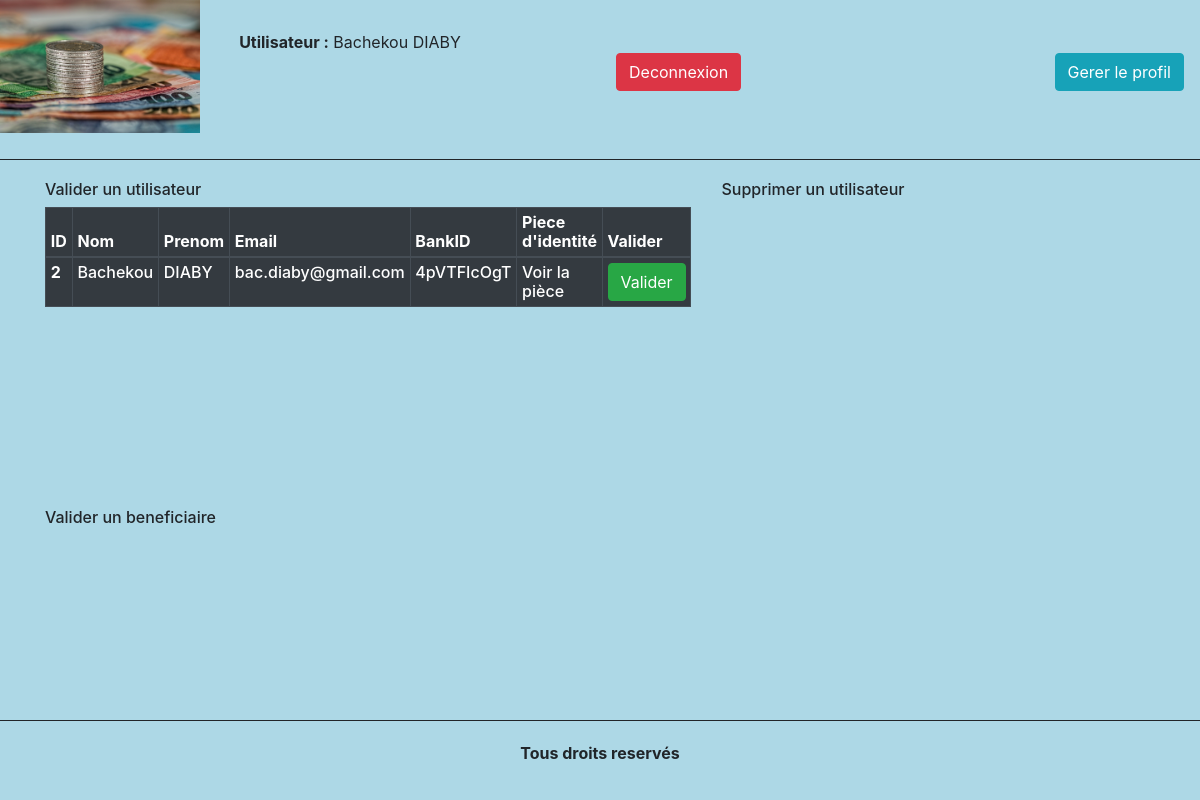
Page /Admin_connected/index.php (signed in) on the committed database.
### tables this page shows
CREATE TABLE user (id INTEGER PRIMARY KEY AUTOINCREMENT NOT NULL, last_name VARCHAR (50) NOT NULL, first_name VARCHAR (50) NOT NULL, birthdate DATE NOT NULL, adress VARCHAR (100) NOT NULL, email VARCHAR (50) NOT NULL, password VARCHAR (30) NOT NULL, is_validated INTEGER NOT NULL DEFAULT (0), BankID VARCHAR (10), identity VARCHAR (100));

### Admin_connected/index.php (called while the page is built, shortened)
<?php
require_once 'Admin_connected.php';
?>

### Admin_connected/Admin_connected.php (the view, shortened to what this page needs)
<!DOCTYPE html>
<html lang="en">
<head>
  <link rel="stylesheet" href="../bootstrap/bootstrap-4.4.1-dist/css/bootstrap.min.css">
  <link rel="stylesheet" href="style.CSS">
  <link rel="stylesheet" href="../CSS/Template.css">
</head>
<body>
<div class="grid-container">
  <div class="logo"></div>
  <div class="navigation">
      <ul class="navbar">
        <li class= "btn btn-danger">
          <a href="../User_disconnected/index.php">Deconnexion</a>
        </li>
        <li class= "btn btn-info">
          <a href="../Modify_login_info/index.php">Gerer le profil</a>
        </li>
      </ul>
    </div>
  <div class="subtitle">
    <div class="top">
    <?php
    echo '<p><b>Utilisateur :</b> '.$_SESSION['first_name'].' '.$_SESSION['last_name'].'</p>';
    ?>
    </div>
  </div>
  <?php
  $db = new DB();
  $req = $db->prepare('SELECT * FROM user WHERE is_validated=0');
  ?>
  <div class="container content">
    <div class="row">
      <div class="col">
      <h6>Valider un utilisateur<h6>
        <table class="table table-dark table-bordered table-sm">
          <thead>
            <tr>
              <th scope="col">ID</th>
              <th scope="col">Nom</th>
              <th scope="col">Prenom</th>
              <th scope="col">Email</th>
              <th scope="col">BankID</th>
              <th scope="col">Piece d'identité</th>
              <th scope="col">Valider</th>
            </tr>
          </thead>
          <tbody>
          <?php
          $req = $req->execute();
          while ($res = $req->fetchArray(SQLITE3_ASSOC)) {
              ?>
          <tr>
            <th scope="row"><?php echo $res['id']; ?></th>
            <td scope="row"><?php echo $res['first_name']; ?></td>
            <td scope="row"><?php echo $res['last_name']; ?></td>
            <td scope="row"><?php echo $res['email']; ?></td>
            <td scope="row"><?php echo $res['BankID']; ?></td>
            <td scope="row">
              <a href="../inscription_success/uploads/<?php echo $res['identity']; ?>">Voir la pièce</a>
            </td>
            <td>
              <button class="btn btn-success" type="submit">
                <a href="validate_user.php?user_id=<?php echo $res['id']; ?>"
                >Valider
                </a>
              </button>
            </td>
          </tr>
          <?php
          }
          ?>
        </tbody>
        </table>
      </div>
      <div class="col">
      <h6>Supprimer un utilisateur<h6>
      </div>
    </div>
    <div class="row">
      <div class="col">
      <h6>Valider un beneficiaire<h6>
      </div>
    </div>
  </div>
  <div class="footer">
    <p><b>Tous droits reservés</b></p>
  </div>
</div>

### Admin_connected/style.css (style rules this page uses)
.content { grid-area: content; display: grid; margin-top: 20px; }

### CSS/Template.css (style rules this page uses)
.grid-container { background-color: lightblue; display: grid; grid-template-columns: 1fr 2fr 3fr; grid-template-rows: 20vh 70vh 10vh; gap: 0px 0px; grid-template-areas: "logo subtitle navigation" "content content content" "footer footer footer"; }
.logo { grid-area: logo; border-bottom: 1px solid; max-height: 100%; background: url(../Ressources/logo.jpg) no-repeat; background-size: contain; }
.navigation { grid-area: navigation; display: grid; align-items: center; border-bottom: 1px solid; }
.subtitle { grid-area: subtitle; grid-template-columns:300px; grid-template-rows:200px,200px; grid-template-areas: "top" "bottom "; text-align: center; align-items: center; display: grid; border-bottom: 1px solid; }
a { color:white; text-decoration: none; }
.footer { grid-area: footer; text-align: center; border-top: 1px solid; display: grid; align-items: center; }

### rows in the picture
user: id "2", first_name "Bachekou", last_name "DIABY", email "bac.diaby@gmail.com", BankID "4pVTFIcOgT"

### other values in the picture
$_SESSION['first_name'] "Bachekou"
$_SESSION['last_name'] "DIABY"
